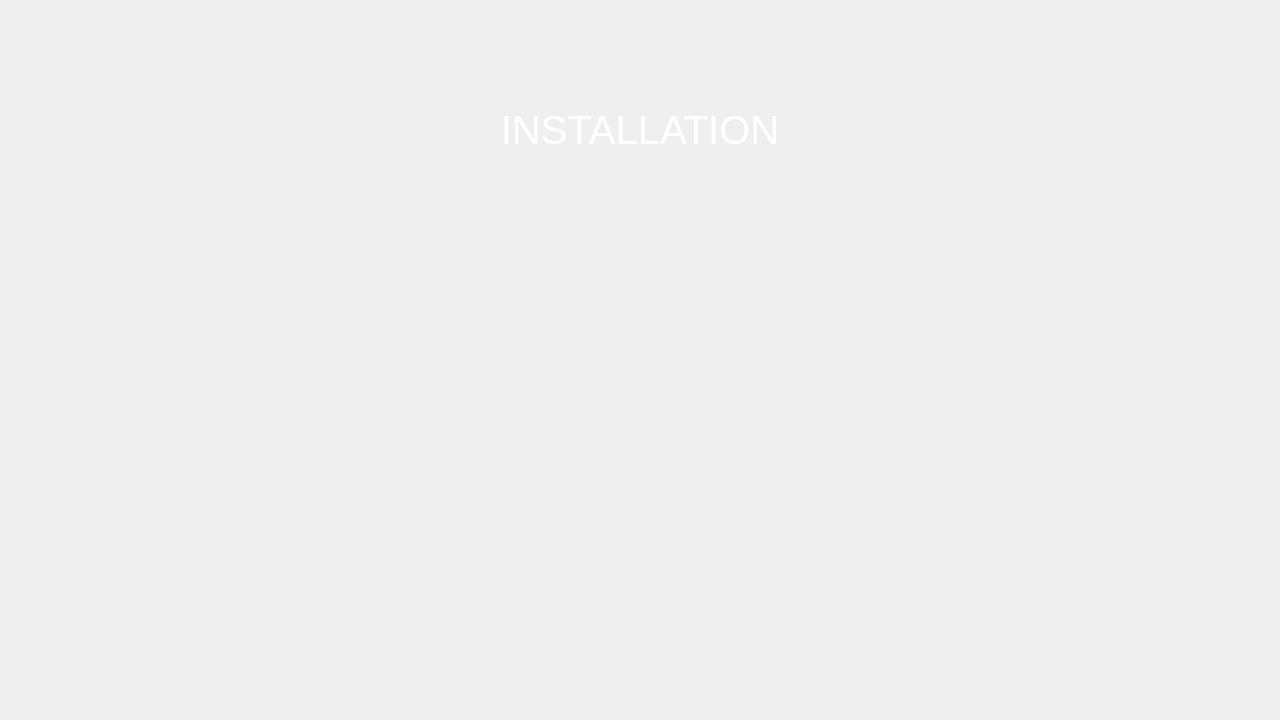
<?xml version="1.0" encoding="UTF-8"?>
<ui version="4.0">
 <class>InstallationSubMenu</class>
 <widget class="QMainWindow" name="InstallationSubMenu">
  <property name="geometry">
   <rect>
    <x>0</x>
    <y>0</y>
    <width>1280</width>
    <height>720</height>
   </rect>
  </property>
  <property name="sizePolicy">
   <sizepolicy hsizetype="Fixed" vsizetype="Fixed">
    <horstretch>0</horstretch>
    <verstretch>0</verstretch>
   </sizepolicy>
  </property>
  <property name="minimumSize">
   <size>
    <width>1280</width>
    <height>720</height>
   </size>
  </property>
  <property name="windowTitle">
   <string>MainWindow</string>
  </property>
  <property name="styleSheet">
   <string notr="true">QMainWindow{border-image: url(:/images/images/menubg.png);}</string>
  </property>
  <widget class="QWidget" name="centralwidget">
   <layout class="QGridLayout" name="gridLayout_2">
    <item row="0" column="0">
     <layout class="QVBoxLayout" name="verticalLayout_2">
      <item>
       <spacer name="verticalSpacer">
        <property name="orientation">
         <enum>Qt::Vertical</enum>
        </property>
        <property name="sizeHint" stdset="0">
         <size>
          <width>20</width>
          <height>40</height>
         </size>
        </property>
       </spacer>
      </item>
      <item>
       <layout class="QHBoxLayout" name="horizontalLayout_2">
        <item>
         <spacer name="horizontalSpacer_3">
          <property name="orientation">
           <enum>Qt::Horizontal</enum>
          </property>
          <property name="sizeHint" stdset="0">
           <size>
            <width>40</width>
            <height>20</height>
           </size>
          </property>
         </spacer>
        </item>
        <item>
         <layout class="QVBoxLayout" name="verticalLayout">
          <item>
           <layout class="QHBoxLayout" name="horizontalLayout">
            <property name="bottomMargin">
             <number>40</number>
            </property>
            <item>
             <spacer name="horizontalSpacer">
              <property name="orientation">
               <enum>Qt::Horizontal</enum>
              </property>
              <property name="sizeHint" stdset="0">
               <size>
                <width>40</width>
                <height>20</height>
               </size>
              </property>
             </spacer>
            </item>
            <item>
             <widget class="QLabel" name="label">
              <property name="sizePolicy">
               <sizepolicy hsizetype="Fixed" vsizetype="Fixed">
                <horstretch>0</horstretch>
                <verstretch>0</verstretch>
               </sizepolicy>
              </property>
              <property name="minimumSize">
               <size>
                <width>370</width>
                <height>38</height>
               </size>
              </property>
              <property name="font">
               <font>
                <pointsize>30</pointsize>
               </font>
              </property>
              <property name="styleSheet">
               <string notr="true">QLabel{color: rgb(255, 255, 255);}</string>
              </property>
              <property name="frameShape">
               <enum>QFrame::NoFrame</enum>
              </property>
              <property name="text">
               <string>INSTALLATION</string>
              </property>
              <property name="alignment">
               <set>Qt::AlignCenter</set>
              </property>
             </widget>
            </item>
            <item>
             <spacer name="horizontalSpacer_2">
              <property name="orientation">
               <enum>Qt::Horizontal</enum>
              </property>
              <property name="sizeHint" stdset="0">
               <size>
                <width>40</width>
                <height>20</height>
               </size>
              </property>
             </spacer>
            </item>
           </layout>
          </item>
          <item>
           <widget class="QFrame" name="InstallSubMenuframe">
            <property name="sizePolicy">
             <sizepolicy hsizetype="Fixed" vsizetype="Fixed">
              <horstretch>0</horstretch>
              <verstretch>0</verstretch>
             </sizepolicy>
            </property>
            <property name="minimumSize">
             <size>
              <width>772</width>
              <height>414</height>
             </size>
            </property>
            <property name="styleSheet">
             <string notr="true">QFrame#InstallSubMenuframe{border-image: url(:/images/images/InstallationIconFrame.png)   20;
border-width:15; }</string>
            </property>
            <property name="frameShape">
             <enum>QFrame::NoFrame</enum>
            </property>
            <property name="frameShadow">
             <enum>QFrame::Raised</enum>
            </property>
            <layout class="QGridLayout" name="gridLayout">
             <item row="0" column="0">
              <widget class="QListView" name="listView">
               <property name="sizePolicy">
                <sizepolicy hsizetype="Fixed" vsizetype="Fixed">
                 <horstretch>0</horstretch>
                 <verstretch>0</verstretch>
                </sizepolicy>
               </property>
               <property name="minimumSize">
                <size>
                 <width>550</width>
                 <height>370</height>
                </size>
               </property>
               <property name="styleSheet">
                <string notr="true">background-color: transparent;</string>
               </property>
               <property name="autoScroll">
                <bool>true</bool>
               </property>
               <property name="editTriggers">
                <set>QAbstractItemView::DoubleClicked|QAbstractItemView::SelectedClicked</set>
               </property>
               <property name="selectionBehavior">
                <enum>QAbstractItemView::SelectItems</enum>
               </property>
               <property name="spacing">
                <number>12</number>
               </property>
              </widget>
             </item>
            </layout>
           </widget>
          </item>
         </layout>
        </item>
        <item>
         <spacer name="horizontalSpacer_4">
          <property name="orientation">
           <enum>Qt::Horizontal</enum>
          </property>
          <property name="sizeHint" stdset="0">
           <size>
            <width>40</width>
            <height>20</height>
           </size>
          </property>
         </spacer>
        </item>
       </layout>
      </item>
      <item>
       <spacer name="verticalSpacer_2">
        <property name="orientation">
         <enum>Qt::Vertical</enum>
        </property>
        <property name="sizeHint" stdset="0">
         <size>
          <width>20</width>
          <height>40</height>
         </size>
        </property>
       </spacer>
      </item>
     </layout>
    </item>
   </layout>
  </widget>
 </widget>
 <resources/>
 <connections/>
</ui>
